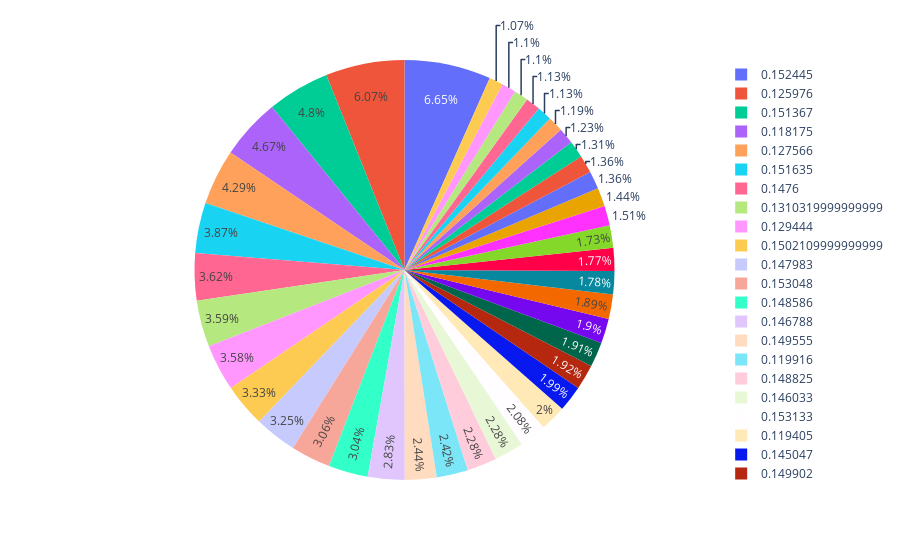

Notebook source saved alongside this figure:
### Markdown cell above
# finding  whether  price variance has churned customer or  not

### Code cell
price_off_peak=df_merge[['price_off_peak_var','churn']].groupby('price_off_peak_var')['churn'].sum().sort_values(ascending=False).head(n=40)
px.pie(names=price_off_peak.index,values=price_off_peak.values)
# out of 40 ,customer 6.65 % will churn due to 0.145 variance

### Figure 1 — Plotly figure (JSON) as saved in the notebook; plotly's stock layout.template omitted (floating-point values rounded to 4 significant figures)
{"data": [{"domain": {"x": [0, 1], "y": [0, 1]}, "hovertemplate": "label=%{label}<br>value=%{value}<extra></extra>", "labels": [0.1524, 0.126, 0.1514, 0.1182, 0.1276, 0.1516, 0.1476, 0.131, 0.1294, 0.1502, 0.148, 0.153, 0.1486, 0.1468, 0.1496, 0.1199, 0.1488, 0.146, 0.1531, 0.1194, 0.145, 0.1499, 0.1199, 0.1281, 0.1234, 0.1253, 0.1472, 0.1315, 0.1229, 0.1301, 0.1706, 0.1467, 0.1159, 0.1478, 0.1919, 0.1188, 0.1293, 0.1277, 0.1193, 0.1717], "legendgroup": "", "name": "", "showlegend": true, "type": "pie", "values": [595, 543, 429, 418, 384, 346, 324, 321, 320, 298, 291, 274, 272, 253, 218, 216, 204, 204, 186, 179, 178, 172, 171, 170, 169, 159, 158, 155, 135, 129, 122, 122, 117, 110, 106, 101, 101, 98, 98, 96]}], "layout": {"legend": {"tracegroupgap": 0}, "margin": {"t": 60}}}
